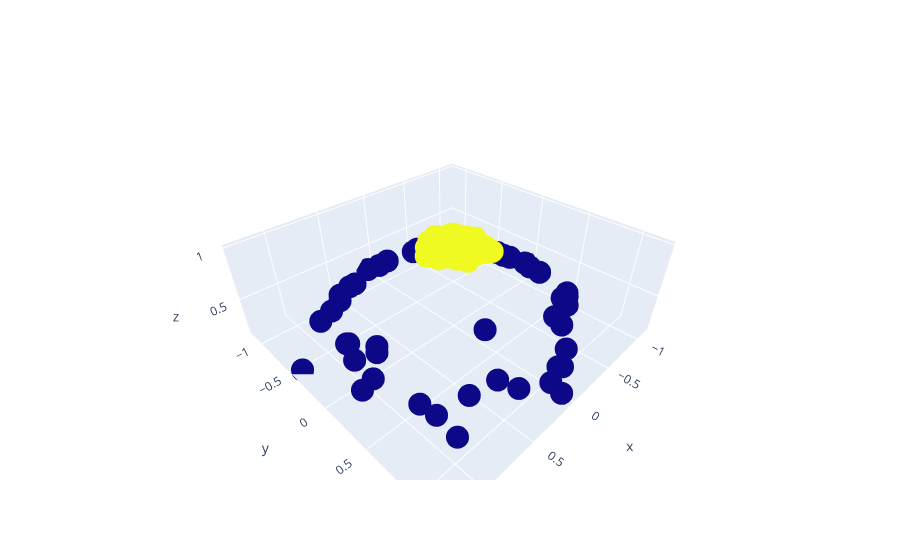

Here is the notebook cell this chart was saved with:
### Code cell
import numpy as np
r = np.exp(-(X**2).sum(1))
fig = go.Figure(data=go.Scatter3d(x=X[:, 0], y=X[:, 1], z=r, mode='markers', marker_color=y))
fig.show()
